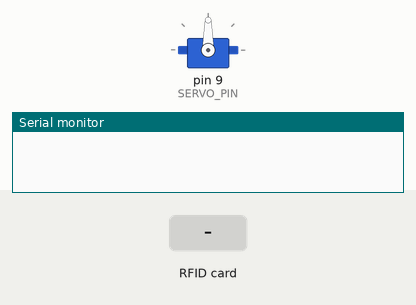
The sketch below on a simulated Arduino Uno, built for the host (arithmetic inside an expression is 32-bit, double 64-bit). On the bench: servo, the last lines printed to the serial monitor. Inputs (shaded band) come from the test bench.

Above: at 1.2 s.
1.3 s: RFID card 5E 7A 19 C4 held to the reader
At 5.8 s:
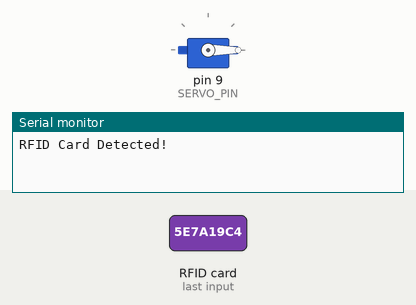
Timing chart, 0 to 13.5 s (numbered marks = the images above; inputs shaded):
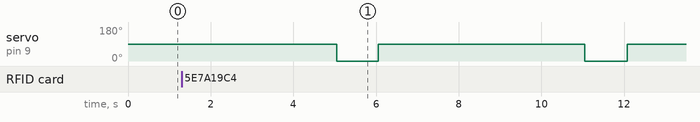

The sketch:

SmartHomeSystem.ino
```cpp
#include <Arduino.h>
#include <Servo.h>
#include <Wire.h>
#include <Adafruit_SSD1306.h>
#include <HC_SR04.h>
#include <MFRC522.h>
#include <SPI.h>


#define ULTRASONIC_TRIGGER_PIN 5
#define ULTRASONIC_ECHO_PIN 6
#define SERVO_PIN 9
#define RFID_SS_PIN 10
#define RFID_RST_PIN 9

#define ACCESS_DISTANCE 30
#define RFID_CHECK_INTERVAL 5000
#define SERVO_ROTATION_ANGLE 90

Servo doorServo;
HC_SR04 ultrasonic(ULTRASONIC_TRIGGER_PIN, ULTRASONIC_ECHO_PIN);
MFRC522 rfid(RFID_SS_PIN, RFID_RST_PIN);

void setup() {
  Serial.begin(9600);
  doorServo.attach(SERVO_PIN);
  pinMode(ULTRASONIC_TRIGGER_PIN, OUTPUT);
  pinMode(ULTRASONIC_ECHO_PIN, INPUT);
  SPI.begin();
  rfid.PCD_Init();
}

void loop() {
  if (isSomeoneInRoom()) {
    grantAccess();
  }

  checkRFID();

  delay(1000);
}

bool isSomeoneInRoom() {
  float distance = ultrasonic.distance();
  return distance < ACCESS_DISTANCE;
}

void grantAccess() {
  doorServo.write(SERVO_ROTATION_ANGLE);
  delay(5000);
  doorServo.write(0);
}

void checkRFID() {
  if (rfid.PICC_IsNewCardPresent() && rfid.PICC_ReadCardSerial()) {
    Serial.println("RFID Card Detected!");
    rfid.PICC_HaltA();
    rfid.PCD_StopCrypto1();
  }
}
```

Measured:
- by itself, servo on pin 9 (SERVO_PIN): alternates 90° for 5.0 s and 0° for 1.0 s
